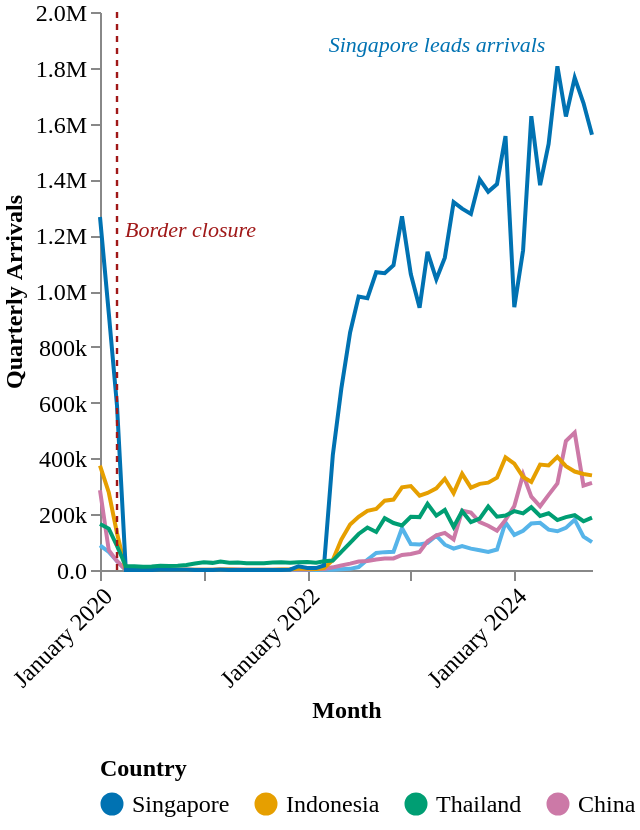

Express this chart as Vega-Lite.
### Vega-Lite specification from a JSON file in a GitHub repository (floating-point values rounded to 4 significant figures; data arrays with more than 128 entries replaced by an {"elided": "..."} marker saying what was removed)
{"$schema": "https://vega.github.io/schema/vega-lite/v5.json", "width": "container", "height": 410, "autosize": "fit", "padding": {"top": 0, "bottom": 5, "left": 0, "right": 20}, "data": {"values": {"elided": "290 records"}}, "layer": [{"params": [{"name": "country_select", "select": {"type": "point", "fields": ["country_name"]}, "bind": "legend"}, {"name": "hover_month", "select": {"type": "point", "on": "mouseover", "nearest": true, "fields": ["month"]}}], "mark": {"type": "line", "strokeWidth": 2}, "encoding": {"x": {"field": "month", "type": "temporal", "timeUnit": "yearmonth", "axis": {"title": "Month", "titleFont": "DM Sans", "titleFontSize": 12, "labelFont": "DM Sans", "labelFontSize": 12, "labelAngle": -45, "grid": false, "format": "%B %Y"}}, "y": {"field": "arrivals", "type": "quantitative", "axis": {"title": "Quarterly Arrivals", "format": ".2s", "labelFont": "DM Sans", "labelFontSize": 12, "titleFont": "DM Sans", "titleFontSize": 12, "grid": false}}, "color": {"field": "country_name", "type": "nominal", "scale": {"domain": ["Singapore", "Indonesia", "Thailand", "China", "Brunei"], "range": ["#0072B2", "#E69F00", "#009E73", "#CC79A7", "#56B4E9"]}, "legend": {"title": "Country", "orient": "bottom", "direction": "horizontal", "columns": 5, "labelFontSize": 12, "titleFontSize": 12, "labelFont": "DM Sans", "titleFont": "DM Sans"}}, "opacity": {"condition": {"param": "country_select", "value": 1}, "value": 0.15}, "tooltip": [{"field": "month", "type": "temporal", "timeUnit": "yearmonth", "title": "Month", "format": "%B %Y"}, {"field": "country_name", "type": "nominal", "title": "Country"}, {"field": "arrivals", "type": "quantitative", "title": "Arrivals", "format": ","}]}}, {"transform": [{"filter": {"param": "hover_month", "empty": false}}], "mark": {"type": "rule", "color": "#555555", "strokeWidth": 1, "strokeDash": [2, 2]}, "encoding": {"x": {"field": "month", "type": "temporal", "timeUnit": "yearmonth"}}}, {"transform": [{"filter": {"param": "hover_month", "empty": false}}], "mark": {"type": "point", "filled": true, "size": 60}, "encoding": {"x": {"field": "month", "type": "temporal", "timeUnit": "yearmonth"}, "y": {"field": "arrivals", "type": "quantitative"}, "color": {"field": "country_name", "type": "nominal", "scale": {"domain": ["Singapore", "Indonesia", "Thailand", "China", "Brunei"], "range": ["#0072B2", "#E69F00", "#009E73", "#CC79A7", "#56B4E9"]}}, "opacity": {"condition": {"param": "country_select", "value": 1}, "value": 0.15}}}, {"mark": {"type": "rule", "color": "#a01818", "strokeDash": [3, 3], "strokeWidth": 1.2}, "data": {"values": [{"month": "2020-03"}]}, "encoding": {"x": {"field": "month", "type": "temporal", "timeUnit": "yearmonth"}}}, {"mark": {"type": "text", "align": "left", "dx": 4, "dy": -30, "fontSize": 11, "fontStyle": "italic", "color": "#a01818", "font": "DM Sans", "limit": 200}, "data": {"values": [{"month": "2020-03", "label": "Border closure"}]}, "encoding": {"x": {"field": "month", "type": "temporal", "timeUnit": "yearmonth"}, "text": {"field": "label", "type": "nominal"}}}, {"mark": {"type": "text", "align": "right", "dx": -6, "dy": -10, "fontSize": 11, "fontStyle": "italic", "color": "#0072B2", "font": "DM Sans", "limit": 200}, "data": {"values": [{"month": "2024-06", "arrivals": 1805492, "label": "Singapore leads arrivals"}]}, "encoding": {"x": {"field": "month", "type": "temporal", "timeUnit": "yearmonth"}, "y": {"field": "arrivals", "type": "quantitative"}, "text": {"field": "label", "type": "nominal"}}}], "config": {"background": "transparent", "view": {"stroke": "transparent"}}}
